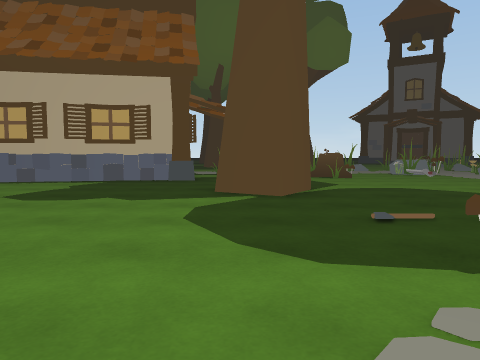
[1] (above)

24 first-person views from a walk through a scene from a Unity 3-D project. The camera is 1.2 m above the floor, tilts 4° down and sees 70° across. The floor is counted in squares, 2 m on a side. Each view is taken from the middle of a square. On the plan, view 1 faces up. The plan holds only what a view shows up to about 10 squares ahead; the rest is blank. The place goes on beyond the plan. The player character is not drawn. Some animated figures are left out.

[2]
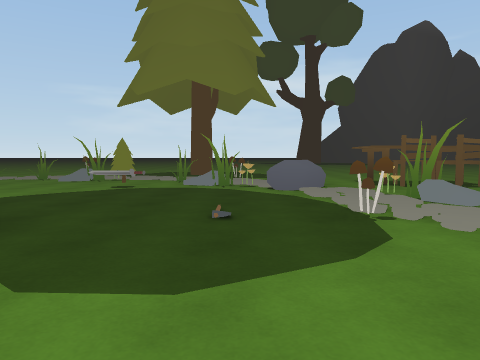

[3]
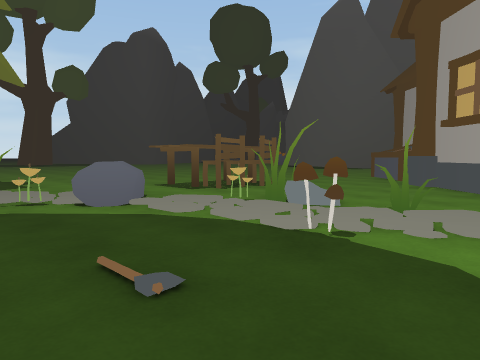

[4]
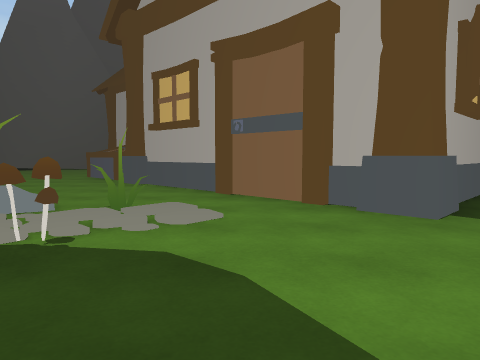

[5]
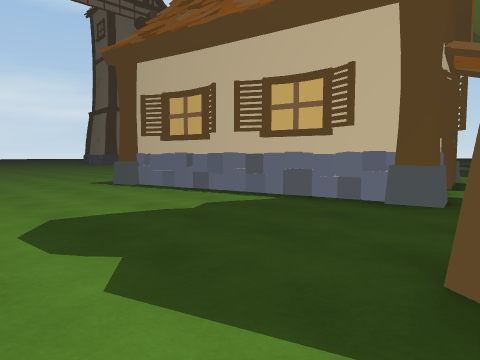

[6]
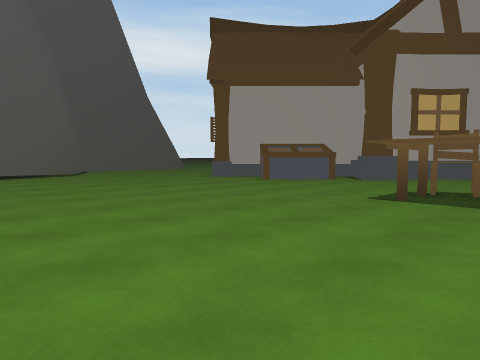

[7]
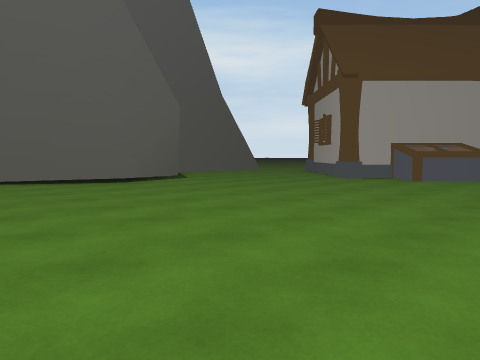

[8]
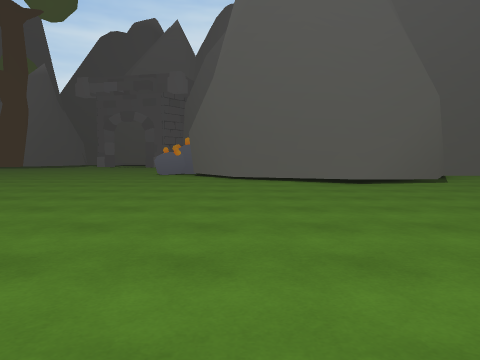

[9]
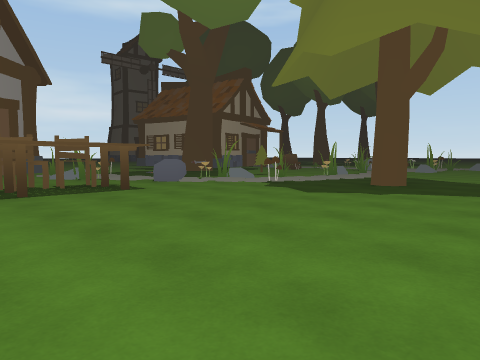

[10]
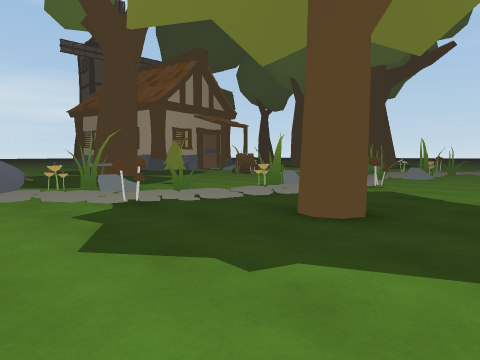

[11]
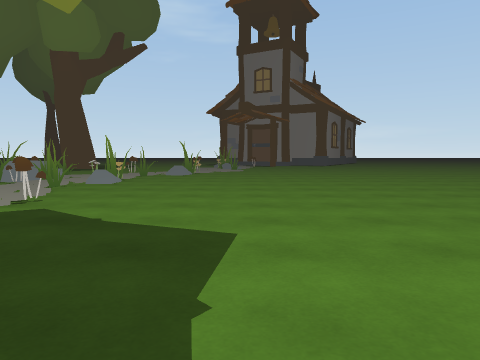

[12]
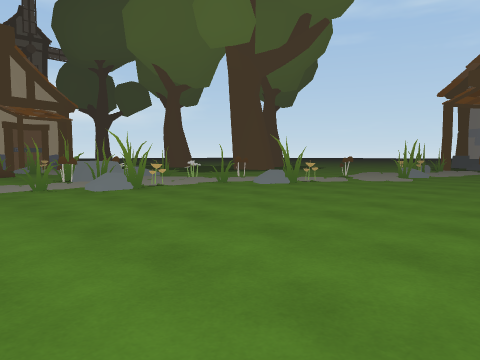

[13]
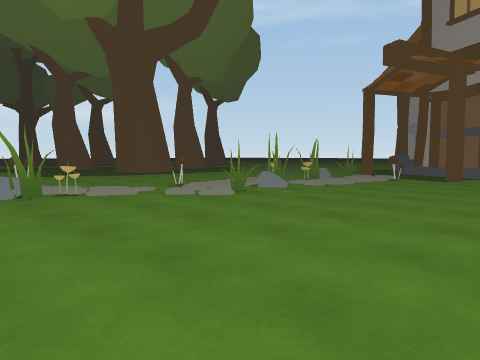

[14]
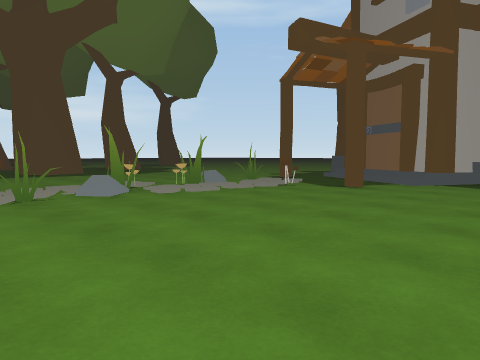

[15]
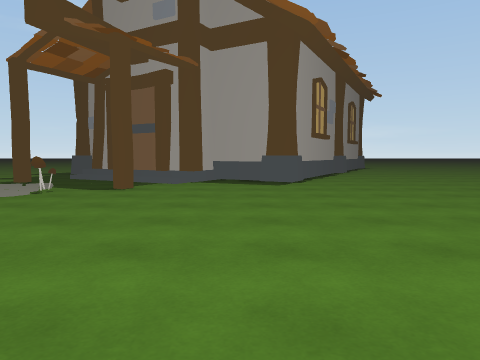

[16]
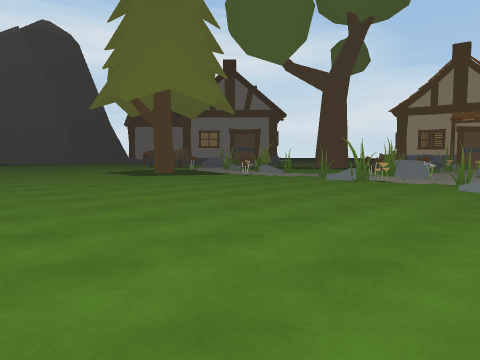

[17]
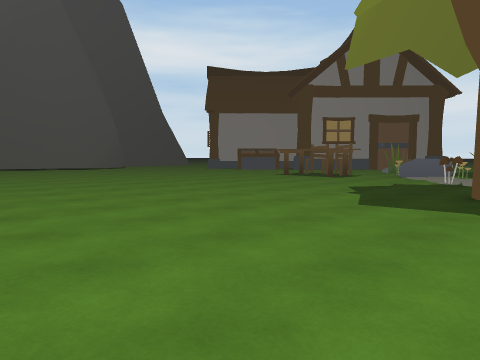

[18]
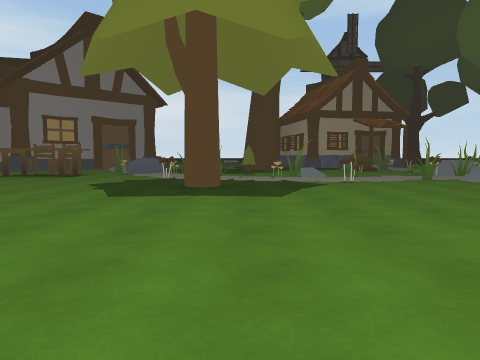

[19]
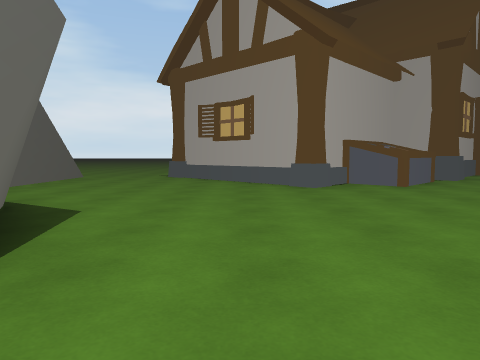

[20]
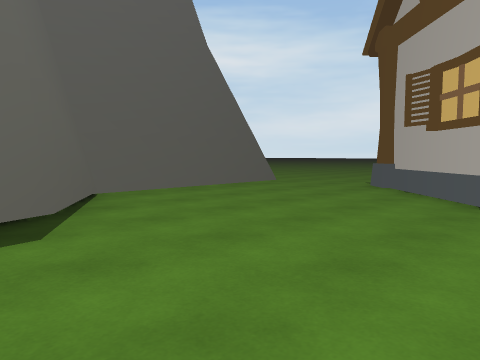

[21]
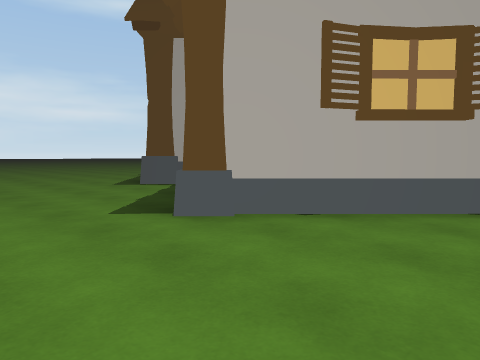

[22]
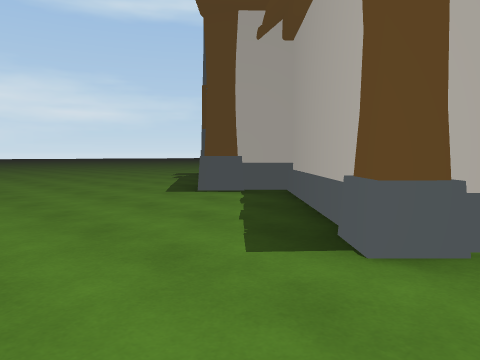

[23]
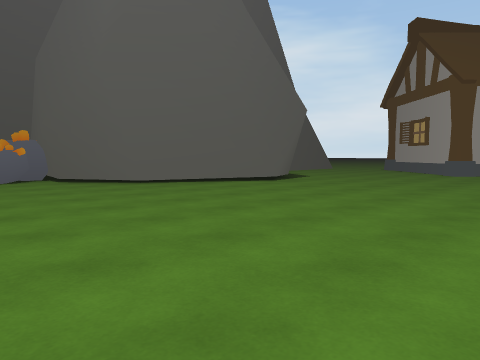

[24]
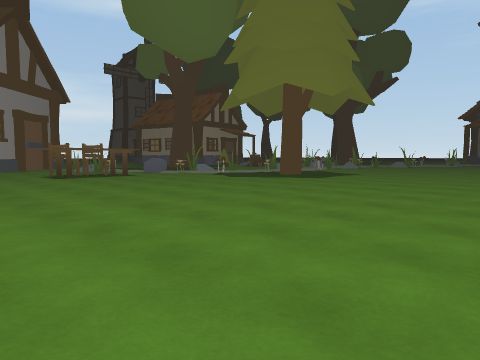

### Floor plan
Key: @ floor where view 1 was taken; # wall or solid block; x gap in a wall; . floor; / step, stairs or slope; = window, fence, low wall or low ledge; ^ raised ledge; H house; S stump; T tree; R rock; C chair; A table; O other object.
Columns run from 11 left of view 1 to 16 right of it. Each row starts with its distance up from view 1.
 25                     ../#####
 24                     .#.//#.#
 23                     ........
 22                    ..#..#...
 21                   ...#......
 20                  ....#......
 19                 .....#......
 18                 ............
 17                 ....#.#.....
 16                 ............
 15                  .#..=......
 14                  O.=#.......
 13          H     #x#.x........
 12          H      /R.x........
 11          H.   ..RRR#........
 10     H    H.  SS...#=........
  9     H    HH  .S............
  8  ...HHHH...  .....#........
  7 ........... .....##........
  6 ...........##....##........
  5    .........#O..T/..........
  4         .....O../#..T......
  3          .......#.#........
  2          ...#..RR..........
  1          ..................
  0         .##@#...CA.........
 -1         ####....CA.........
 -2            #....CA..........
 -3            ###..............
 -4             ##..............
 -5              #^.............
 -6               #^............
 -7               ##............
 -8     ... ###   ##............
 -9    .....#.## ##.............
-10   .........###..............
-11   ..........#......###......
-12      .............## ###....
-13           .......##    ##...

Where each view was taken, in squares from view 1:
view 1: 0 up, 0 right, facing up
view 2: 3 up, 2 left, facing right
view 3: 4 up, 0 right, facing down-right
view 4: 4 up, 0 right, facing down
view 5: 4 up, 0 right, facing up-left
view 6: 0 up, 11 right, facing down-left
view 7: 3 down, 13 right, facing down-left
view 8: 3 down, 12 right, facing down
view 9: 3 down, 12 right, facing up-left
view 10: 1 up, 11 right, facing up-left
view 11: 3 up, 11 right, facing up
view 12: 8 up, 14 right, facing up-left
view 13: 13 up, 15 right, facing up-left
view 14: 16 up, 16 right, facing up-left
view 15: 16 up, 15 right, facing up
view 16: 15 up, 16 right, facing down-left
view 17: 5 up, 15 right, facing down-left
view 18: 5 up, 16 right, facing left
view 19: 9 down, 11 right, facing left
view 20: 8 down, 8 right, facing down-left
view 21: 13 down, 4 right, facing up-left
view 22: 13 down, 2 right, facing up-left
view 23: 5 down, 16 right, facing down-left
view 24: 5 down, 16 right, facing up-left
